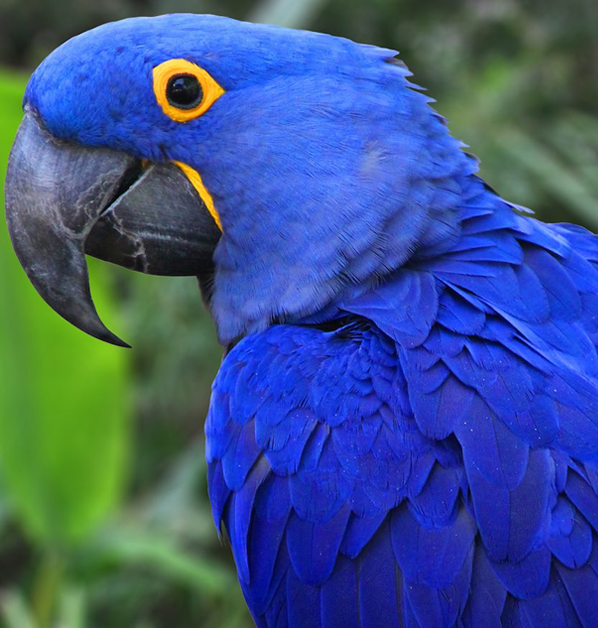
#> input picture t2.png, 598 x 628 px
$ python histograma.py
#> lines starting #> are read from the running program, lines starting #| are printed output that depends on the picture
from matplotlib import pyplot as plt
import cv2

#print(imagem[0][0])

# LER IMAGEM
imagem   = cv2.imread("t2.png")
#> imagem is the input picture: shape (628, 598, 3); mean B, G, R 138.3, 84.2, 59.4
gray_img = cv2.cvtColor(imagem, cv2.COLOR_BGR2GRAY)
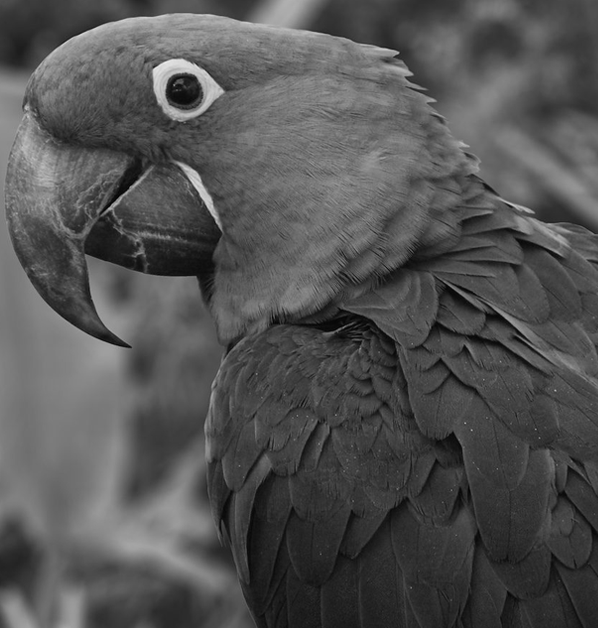
#> gray_img: shape (628, 598); min 1, max 236, mean 83

h = cv2.calcHist([gray_img], [0], None, [256], [0, 256])
#> h = 256 values, max 4760 at index 62, min 0 at index 0, mean 1467

plt.figure()
plt.title("Histograma P&B")
plt.xlabel("Intensidade")
plt.ylabel("Qtde de Pixels")
plt.plot(h)
plt.xlim([0, 256])
plt.show()
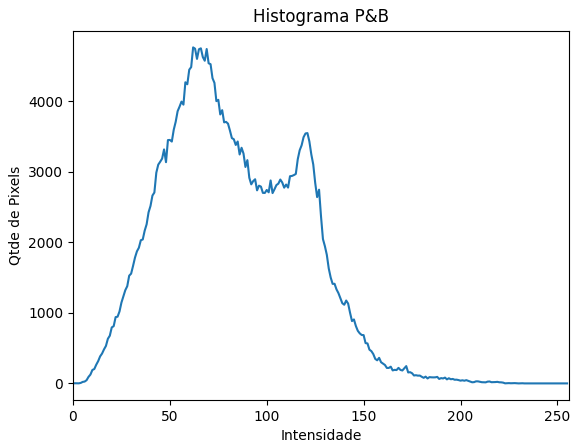
#> figure drawn by matplotlib, 1 panel; curve peaks at x = 62, y = 4760
cv2.waitKey(0)

# grafico escala de cinza
import numpy as np
img = cv2.imread('t2.png', cv2.IMREAD_GRAYSCALE)
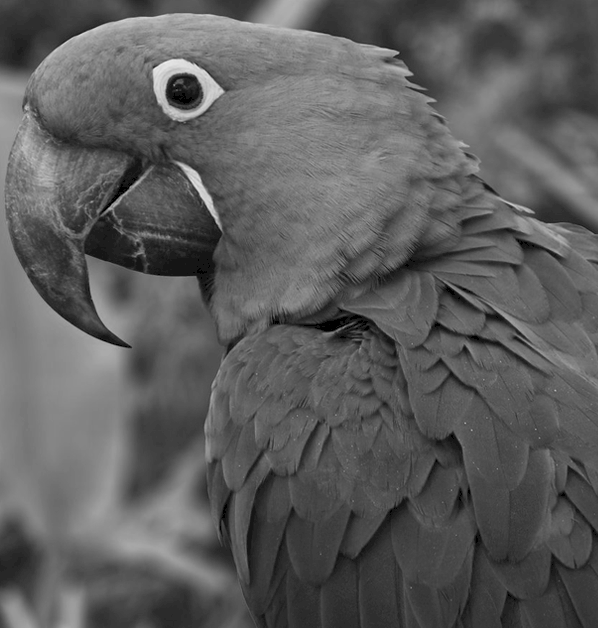
#> img: shape (628, 598); min 0, max 238, mean 93.1
img = cv2.equalizeHist(img)
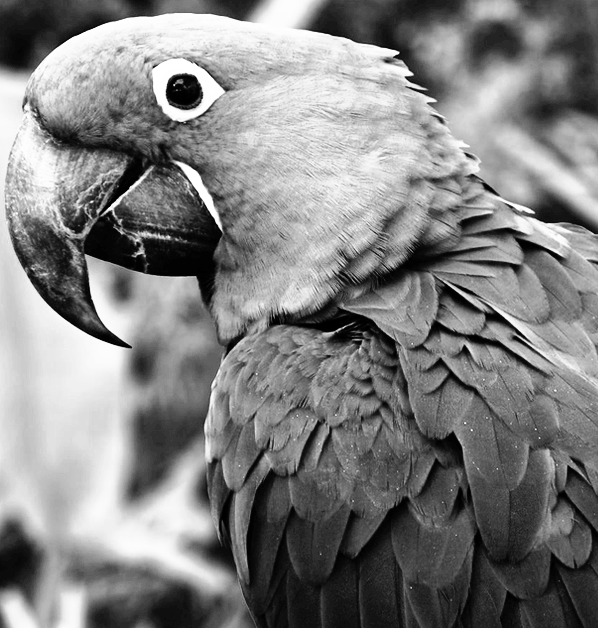
#> img: shape (628, 598); min 0, max 255, mean 129.2

hist = cv2.calcHist([img], [0], None, [256], [0, 256])
#> hist = 256 values, max 9997 at index 42, min 0 at index 1, mean 1467
plt.plot(hist, color='gray' )

# plt.xlabel('intensidad de iluminacion')
# plt.ylabel('cantidad de pixeles')
plt.show()
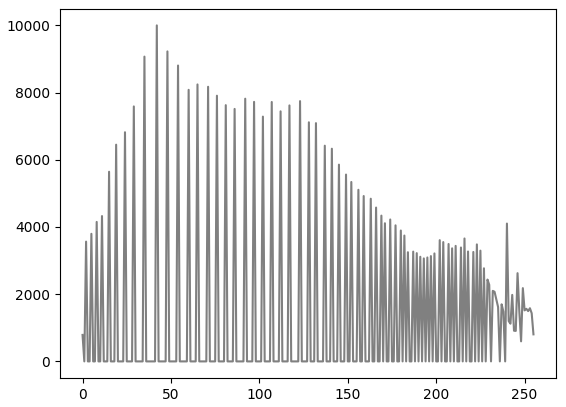
#> figure drawn by matplotlib, 1 panel; curve peaks at x = 42, y = 9997

img = cv2.imread('t2.png')
cv2.imshow('t2.png', img)

color = ('b','g','r')

for i, c in enumerate(color):
    hist = cv2.calcHist([img], [i], None, [256], [0, 256])
    plt.plot(hist, color = c)
    plt.xlim([0,256])

plt.show()
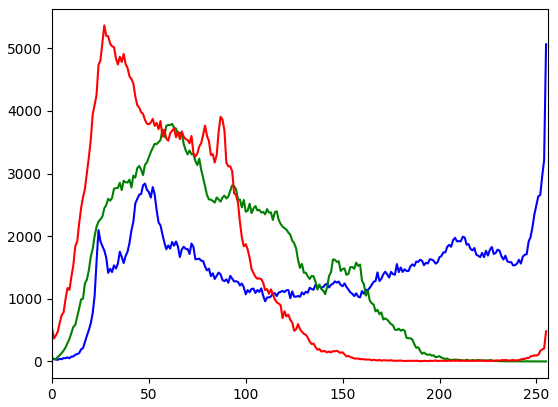
#> figure drawn by matplotlib, 1 panel; curve peaks at x = 255, y = 5063; curve peaks at x = 62, y = 3793; curve peaks at x = 27, y = 5365


cv2.imshow("Imagem 2", gray_img)
cv2.waitKey(0)

$ run again, with corte.png copied over t2.png
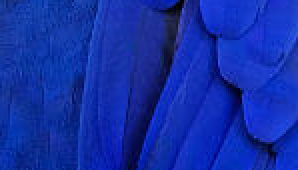
#> input picture corte.png, 149 x 85 px (shown 2 times larger)
#> imagem is the input picture: shape (85, 149, 3); mean B, G, R 167.2, 46.5, 17.9
#> h = 256 values, max 577 at index 55, min 0 at index 95, mean 49.47
#> `img = cv2.equalizeHist(img)`:
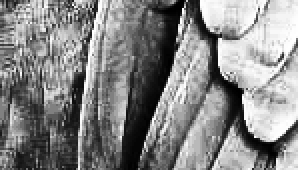
#> img: shape (85, 149) (shown 2 times larger); min 0, max 255, mean 133.7
#> hist = 256 values, max 996 at index 128, min 0 at index 1, mean 49.47
#> `plt.show()`:
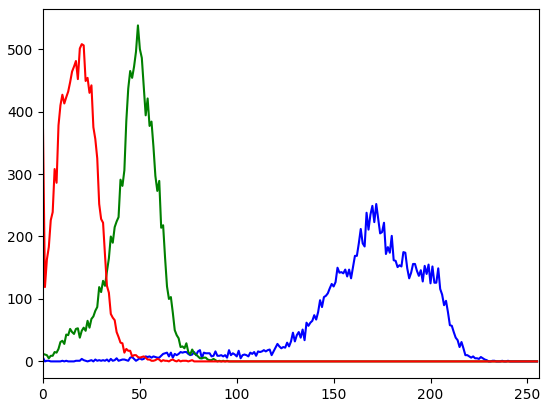
#> figure drawn by matplotlib, 1 panel; curve peaks at x = 172, y = 252; curve peaks at x = 49, y = 538; curve peaks at x = 20, y = 508

$ run again, with corte2.png copied over t2.png
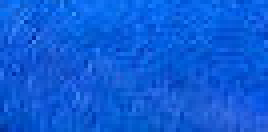
#> input picture corte2.png, 67 x 33 px (shown 4 times larger)
#> imagem is the input picture: shape (33, 67, 3); mean B, G, R 218.1, 92.7, 13.7
#> h = 256 values, max 90 at index 85, min 0 at index 0, mean 8.64
#> `img = cv2.equalizeHist(img)`:
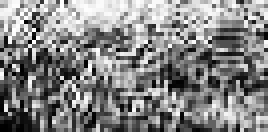
#> img: shape (33, 67) (shown 4 times larger); min 0, max 255, mean 132.6
#> hist = 256 values, max 154 at index 98, min 0 at index 4, mean 8.64
#> `plt.show()`:
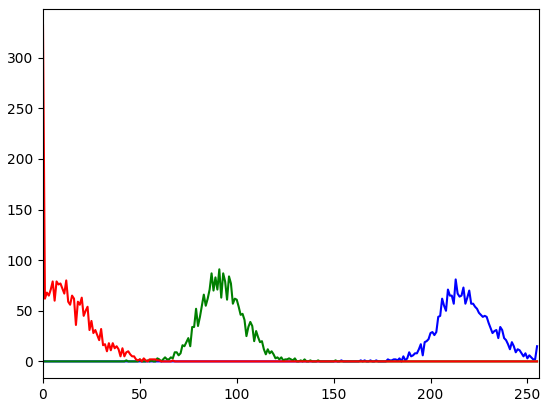
#> figure drawn by matplotlib, 1 panel; curve peaks at x = 213, y = 81; curve peaks at x = 91, y = 91; curve peaks at x = 0, y = 332

$ run again, with corte3.png copied over t2.png
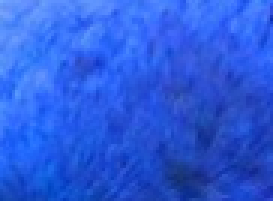
#> input picture corte3.png, 91 x 67 px (shown 3 times larger)
#> imagem is the input picture: shape (67, 91, 3); mean B, G, R 221, 91.9, 43.9
#> h = 256 values, max 133 at index 80, min 0 at index 0, mean 23.82
#> `img = cv2.equalizeHist(img)`:
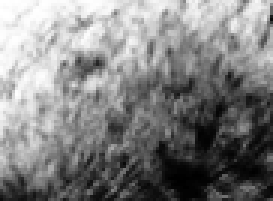
#> img: shape (67, 91) (shown 3 times larger); min 0, max 255, mean 129.8
#> hist = 256 values, max 183 at index 76, min 0 at index 2, mean 23.82
#> `plt.show()`:
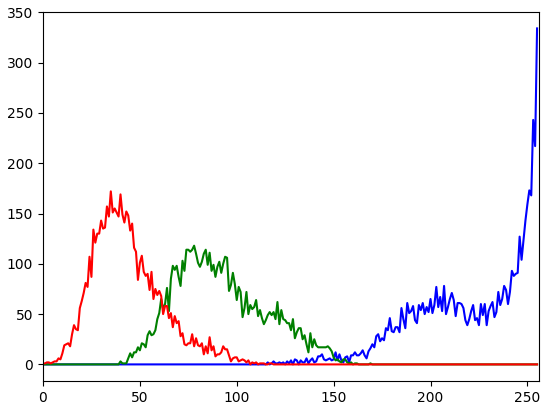
#> figure drawn by matplotlib, 1 panel; curve peaks at x = 255, y = 334; curve peaks at x = 78, y = 118; curve peaks at x = 35, y = 172
